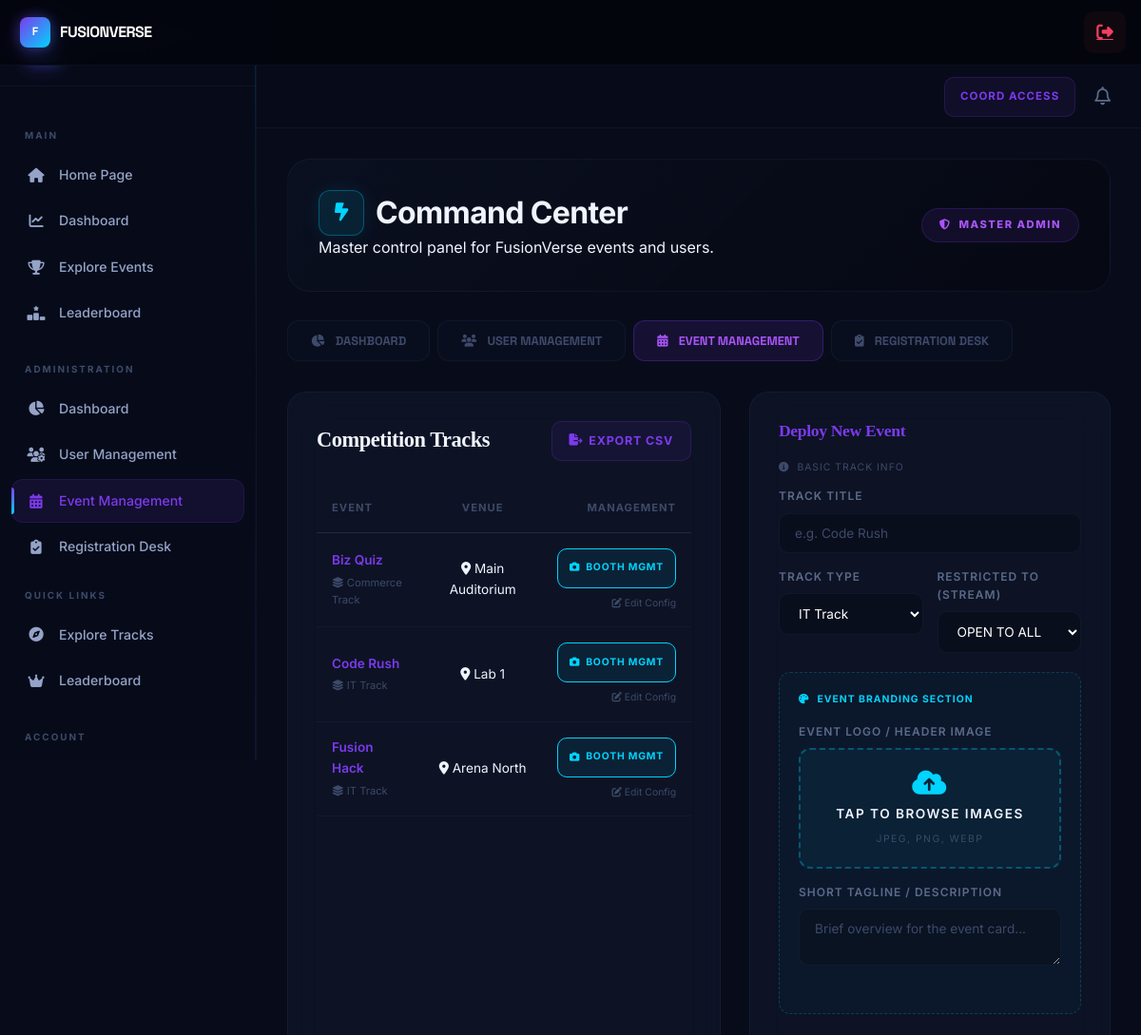
The app's page /admin.php?tab=events (signed in, upper part), older data.
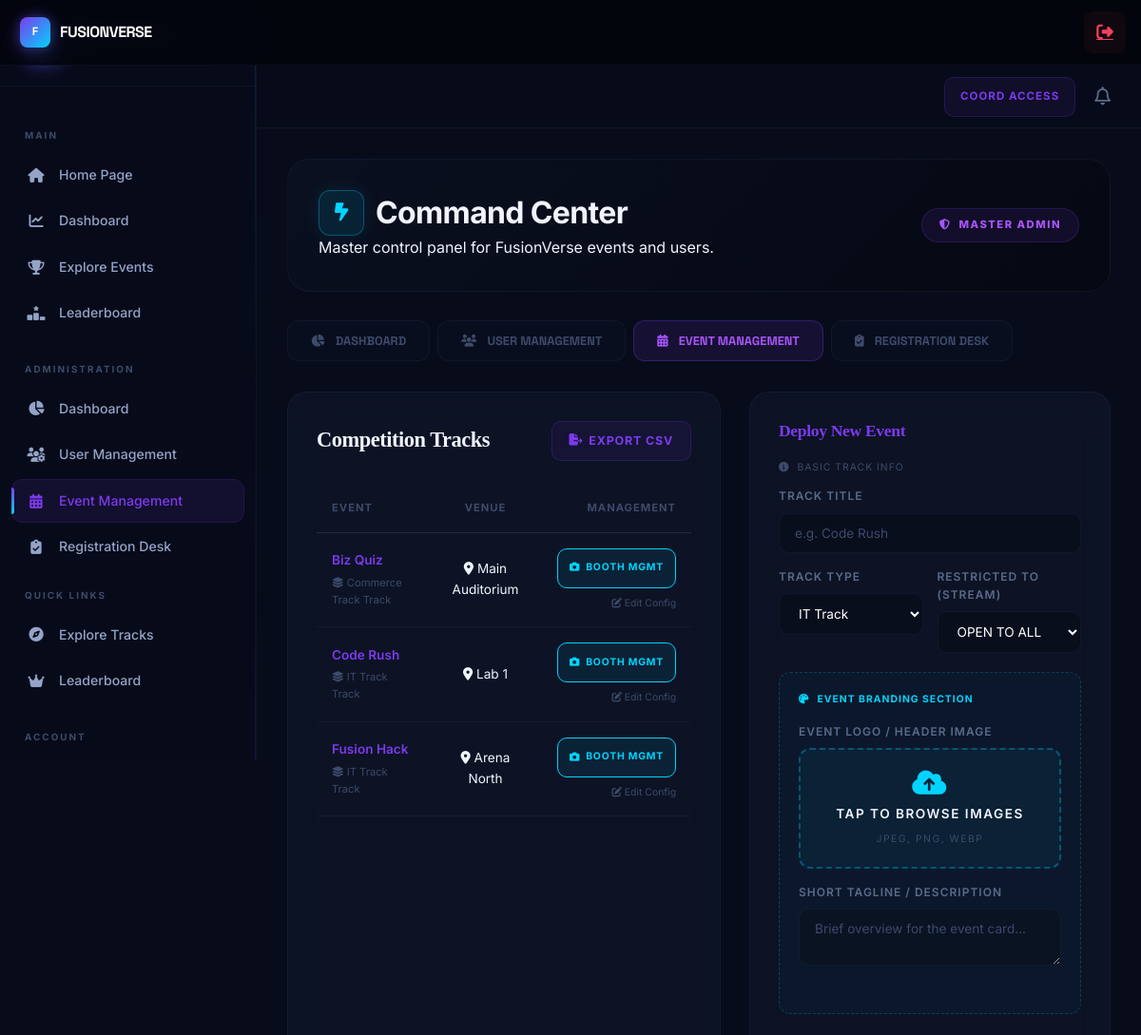
The same page, newer data.
### tables this page shows
CREATE TABLE IF NOT EXISTS `events` (
  `id` int(11) NOT NULL AUTO_INCREMENT,
  `name` varchar(255) NOT NULL,
  `category` varchar(50) NOT NULL,
  `eligibility_stream` varchar(50) DEFAULT 'ALL',
  `description` text,
  `rules` text,
  `date` date DEFAULT NULL,
  `time` time DEFAULT NULL,
  `venue` varchar(255) DEFAULT NULL,
  `coordinator_name` varchar(255) DEFAULT NULL,
  `coordinator_phone` varchar(20) DEFAULT NULL,
  `coordinator_id` varchar(20) DEFAULT NULL,
  `max_participants` int(11) DEFAULT '0',
  `current_participants` int(11) DEFAULT '0',
  `image` varchar(255) DEFAULT NULL,
  `is_team_event` tinyint(1) DEFAULT '0',
  `min_team_size` int(11) DEFAULT '2',
  `max_team_size` int(11) DEFAULT '4',
  `status` enum('active','full','completed') DEFAULT 'active',
  `created_at` timestamp NOT NULL DEFAULT CURRENT_TIMESTAMP,
  PRIMARY KEY (`id`)
);

### admin.php (the view, shortened to what the changed rows need)
<?php
include 'includes/header.php';
$all_events = $pdo->query("SELECT * FROM events ORDER BY name")->fetchAll();
?>
<div class="admin-main-wrapper">
    <div class="dashboard-header-modern">
        <div class="header-content">
            <h1 style="display: flex; align-items: center; gap: 12px;">
                <div class="admin-icon-glow"><i class="fa-solid fa-bolt-lightning"></i></div>
                Command Center
            </h1>
        </div>
    </div>
    <div id="content-events" class="admin-tab-content" style="display: none;">
        <div style="display: grid; grid-template-columns: 1fr 380px; gap: 30px;">
            <div class="glass-panel-dash" style="padding: 30px;">
                <div style="display: flex; justify-content: space-between; align-items: center; margin-bottom: 25px;">
                    <h2 style="font-family: 'Outfit'; font-size: 1.4rem;  margin: 0;">Competition Tracks</h2>
                </div>
                <div style="overflow-x: auto;">
                    <table class="modern-table">
                        <thead>
                            <tr>
                                <th>EVENT</th>
                                <th style="text-align: center;">VENUE</th>
                                <th style="text-align: right;">MANAGEMENT</th>
                            </tr>
                        </thead>
                        <tbody>
                            <?php foreach ($all_events as $ev): ?>
                                <tr>
                                    <td data-label="Event" onclick="editEvent(<?= htmlspecialchars(json_encode($ev), ENT_QUOTES, 'UTF-8') ?>)" style="cursor: pointer;">
                                        <div style="font-weight: 600; color: var(--primary);">
                                            <?= htmlspecialchars($ev['name']) ?></div>
                                        <div style="font-size: 0.7rem; color: var(--text-dim); margin-top: 4px;"><i
                                                class="fa-solid fa-layer-group"></i> <?= $ev['category'] ?> Track</div>
                                    </td>
                                    <td data-label="Venue" onclick="editEvent(<?= htmlspecialchars(json_encode($ev), ENT_QUOTES, 'UTF-8') ?>)" style="text-align: center; cursor: pointer;">
                                        <i class="fa-solid fa-location-dot text-dim"></i> <?= $ev['venue'] ?: 'TBD' ?>
                                    </td>
                                    <td style="text-align: right;" data-label="Management">
                                        <div style="display: flex; flex-direction: column; align-items: flex-end; gap: 8px;">
                                            <a href="coordinator.php?manage_event=<?= $ev['id'] ?>" class="btn-coord" style="text-decoration: none; padding: 6px 12px; font-size: 0.65rem; background: rgba(0, 212, 255, 0.08); color: var(--accent-1); border-color: var(--accent-1);">
                                                <i class="fa-solid fa-camera"></i> BOOTH MGMT
                                            </a>
                                            <div style="font-size: 0.65rem; color: var(--text-dim); cursor: pointer;" onclick="editEvent(<?= htmlspecialchars(json_encode($ev), ENT_QUOTES, 'UTF-8') ?>)">
                                                <i class="fa-solid fa-pen-to-square"></i> Edit Config
                                            </div>
                                        </div>
                                    </td>
                                </tr>
                            <?php endforeach; ?>
                        </tbody>
                    </table>
                </div>
            </div>
            </div>
        </div>
    </div>
</div>
<?php include 'includes/footer.php'; ?>

Row changes from the older to the newer data that the page shows:
changed events "Biz Quiz": category "Commerce" → "Commerce Track"
changed events "Code Rush": category "IT" → "IT Track"
changed events "Fusion Hack": category "IT" → "IT Track"
